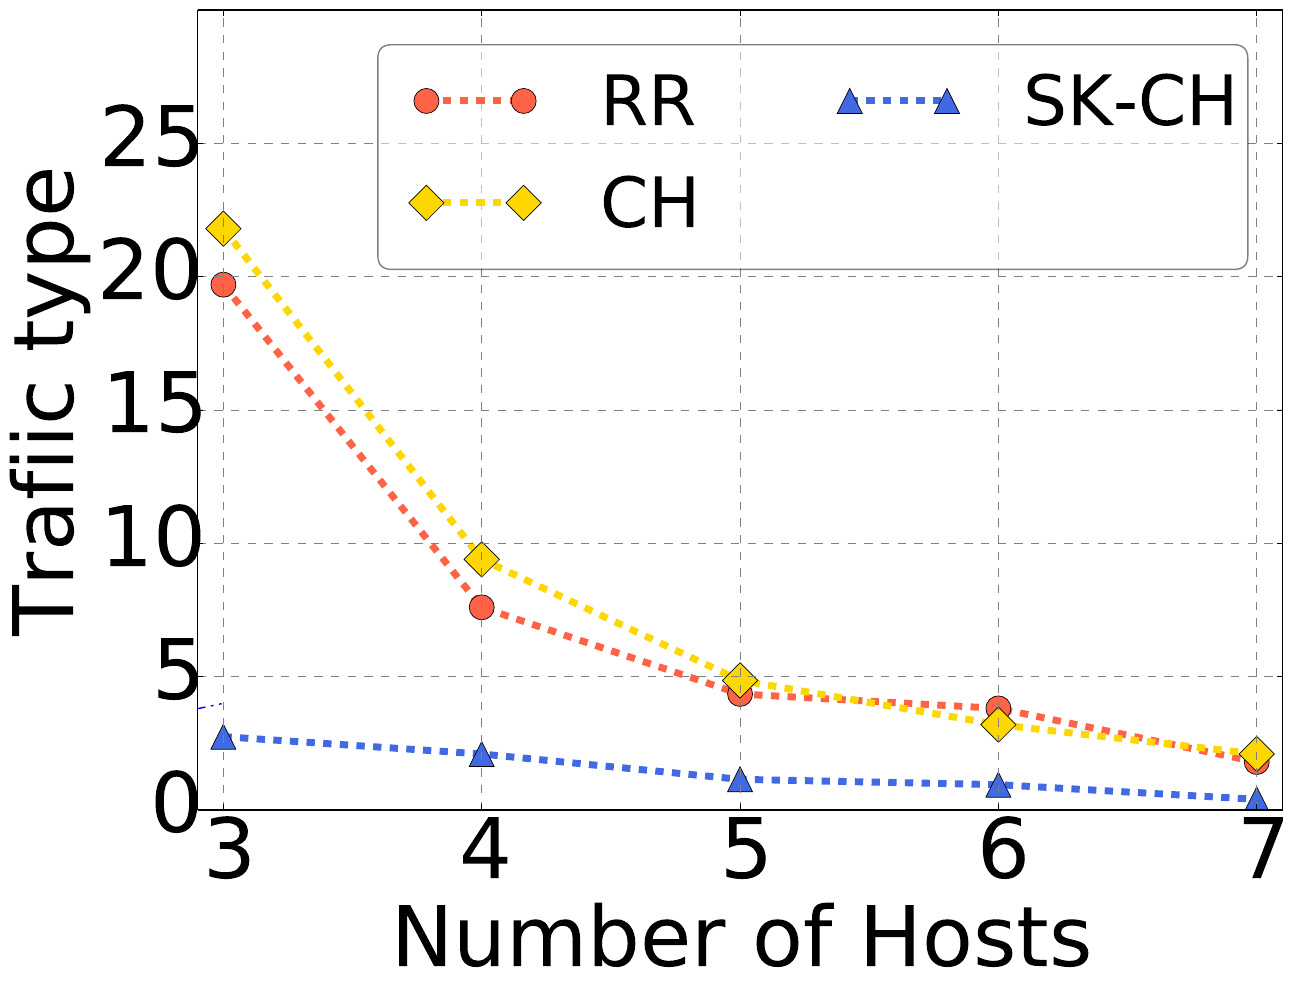

Write the Python code that produced this figure.
import numpy as np
import matplotlib
import matplotlib.pyplot as plt
matplotlib.rcParams.update({'font.size':60})
matplotlib.rcParams['figure.figsize'] = 14, 10

#pepc = [25.6, 14.4, 11.86, 9.2, 8]
ch = [21.8, 9.4, 4.86, 3.2, 2.1]
rr = [19.7, 7.6, 4.35, 3.81, 1.8]
skch = [2.75, 2.1, 1.15, 0.95, 0.4]
#ilp = [1.39, 1, 1, 0.81, 0.37]
#maglev = [16.3, 8.2, 3.2, 2.81, 1.6]
hs = [3, 4, 5, 6, 7]
dashList = [(5,2),(2,5),(4,10),(3,3,2,2),(5,5,20,5)]

fig, ax1 = plt.subplots()
line, = plt.plot([1,5,2,4], '-')
line.set_dashes([8, 4, 2, 4, 2, 4])


#plt.plot(hs, pepc, marker='p', color='red', linewidth=5, markersize=18, linestyle='--', label='PEPC')

plt.plot(hs, rr, marker='o', color='tomato', linewidth=5, markersize=18, linestyle='--', label='RR')
plt.plot(hs, ch, marker='D', color='gold', linewidth=5, markersize=18, linestyle='--', label='CH')
plt.plot(hs, skch, marker='^', color='royalblue', linewidth=5, markersize=18, linestyle='--', label='SK-CH')


#plt.plot(hs, ilp, marker='s', color='salmon', linewidth=5, markersize=18, linestyle='--', label='ILP')
#plt.plot(hs, maglev, marker='*', color='green', linewidth=5, markersize=18, linestyle='--', label='Maglev')

plt.xlabel('Number of Hosts')
plt.ylabel('Trafiic type')
plt.legend(loc='upper right', fontsize=50, ncol=2, borderpad=None, borderaxespad=None,fancybox=True, framealpha=0.5)
ax1.xaxis.grid(color='grey', linestyle='dashed')
ax1.yaxis.grid(color='grey', linestyle='dashed')

#plt.xticks(hs, ['3', '4', '5', '6', '7'])
plt.grid(linestyle='--')
plt.xlim([2.9, 7.1])
plt.xticks(range(3, 8, 1))
plt.ylim([0, 30])
plt.yticks(range(0, 30, 5))
plt.savefig("./resource-util.pdf", bbox_inches='tight')
plt.show()
